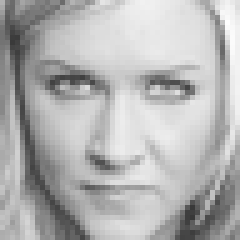
#> input picture EmotionsDataset/train/angry/im1311.png, 48 x 48 px, found by its file name (shown 5 times larger); its folder holds only this picture in this run
$ python ModelTrainingGraph.py
#> lines starting #> are read from the running program, lines starting #| are printed output that depends on the picture
import os
import cv2
import numpy as np
import matplotlib.pyplot as plt
from tqdm import tqdm  # Import tqdm for the progress bar

# Define Emotion labels based on the folder names
emotion_labels = ["Angry", "Fear", "Happy", "Sad", "Surprise", "Neutral"]
emotion_map = {'angry': 0, 'fearful': 1, 'happy': 2, 'sad': 3, 'surprised': 4, 'neutral': 5}

def load_data_from_folders(dataset_path):
    emotion_data = {}  # To store data for each emotion
    emotion_counts = {}  # To store count of images per emotion

    # Check if the dataset path exists
    if not os.path.exists(dataset_path):
        print(f"Dataset path does not exist: {dataset_path}")
        return None, None, None, None

    # Loop through each emotion folder with tqdm to show progress
    for emotion in tqdm(os.listdir(dataset_path), desc="Processing Emotion Folders"):
        emotion_folder = os.path.join(dataset_path, emotion)

        # Check if it's a valid folder
        if os.path.isdir(emotion_folder):
            count = 0
            # Loop through each image in the folder
            for image_name in tqdm(os.listdir(emotion_folder), desc=f"Reading images in {emotion}", leave=False):
                image_path = os.path.join(emotion_folder, image_name)
                img = cv2.imread(image_path)
#> img is the input picture: shape (48, 48, 3); min 56, max 255, mean 178.7
                if img is not None:
                    count += 1

            # Store emotion counts
            emotion_counts[emotion] = count
            emotion_data[emotion] = count

    return emotion_data, emotion_counts

def calculate_target_sizes(emotion_counts):
    # Get the size of the "Neutral" class
    neutral_size = emotion_counts.get('neutral', 0)

    # Define target sizes for each class
    target_sizes = {
        'happy': neutral_size,  # Keep "Happy" as it is
        'surprised': neutral_size,  # Keep "Surprise" as it is
        'neutral': neutral_size,  # Keep "Neutral" as it is
        'sad': int(neutral_size * 0.85),  # Reduce "Sad" by 15%
        'angry': int(neutral_size * 0.85),  # Reduce "Angry" by 15%
        'fearful': int(neutral_size * 0.6)  # Reduce "Fear" by 30% compared to "Neutral"
    }
    return target_sizes

def plot_target_sizes(target_sizes):
    emotions = list(target_sizes.keys())
    target_counts = list(target_sizes.values())

    # Plotting target sizes
    plt.figure(figsize=(12, 6))

    # Plot target sizes
    plt.bar(emotions, target_counts, alpha=0.6, label="Target Size", color='green')

    plt.title("Target Emotion Distribution")
    plt.xlabel("Emotion")
    plt.ylabel("Number of Samples")
    plt.xticks(rotation=45)
    plt.legend()
    plt.tight_layout()
    plt.show()
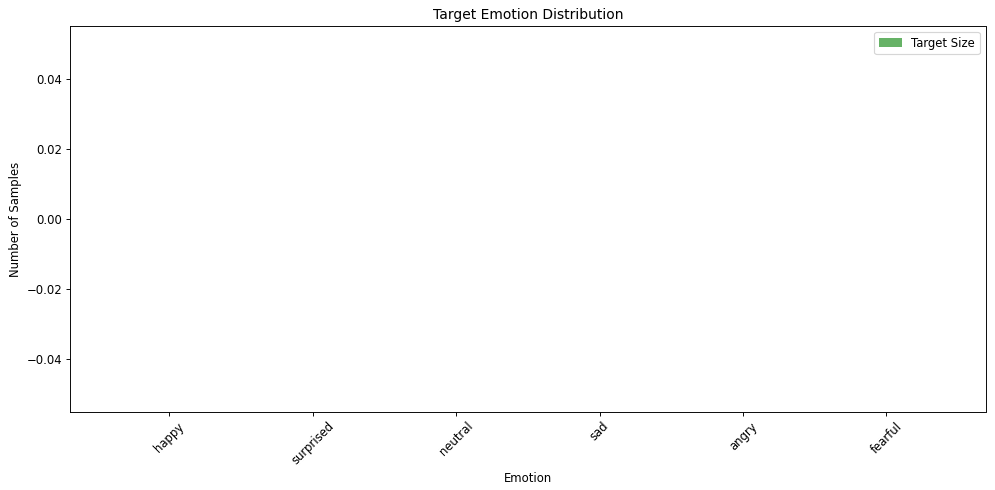
#> figure drawn by matplotlib, 1 panel

# Specify the path to the dataset
dataset_path = r'C:\Users\Fatima Naveed\Documents\GitHub\Emotions-and-Speech-Recognition-ML-Model\EmotionsDataset\train'

# Load the dataset
emotion_data, emotion_counts = load_data_from_folders(dataset_path)

# If dataset loaded successfully, calculate target sizes and plot the target size comparison
if emotion_data is not None and emotion_counts is not None:
    target_sizes = calculate_target_sizes(emotion_counts)
    plot_target_sizes(target_sizes)
else:
    print("Failed to load dataset.")
